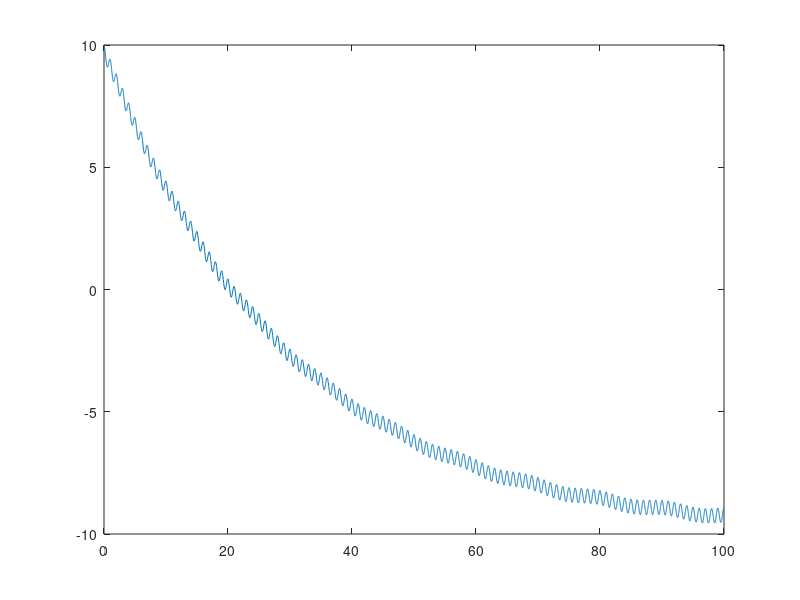

This figure's MATLAB source:
%%%%%%%%%%%%%% Constants given in the paper %%%%%%%%%%%%%%
tao1 = 122.63;
r = 0.62;
s = 1.97;
xi = 1.66e-3;
deltaw = 0.07;
zeta = 0.23;
tao2 = 30.37; 
eta = 86.9;
deltal = 5e-4;
ur0 = 10;
lambda0 = 0.75;
deltalambdaa = 2.25;
deltalambdas = 0.1; % No solar forcing if = 0
zt = 50; %km
g = 9.807; %m s-2
f0 = 1.26e-4; %per sec


%%%%%%%%%%%%%% Control Functions %%%%%%%%%%%%%%

lambda = @(t) lambda0 + deltalambdaa*sin(2*pi*t)+ deltalambdas*sin(pi*t/11)^2; %annual and solar cycles
lambdadot = @(t) 2*pi*deltalambdaa*cos(2*pi*t)+2*pi/11*deltalambdas*sin(pi*t/11)*cos(pi*t/11);
h = @(t) 0; %%%%%%%%%%%%%%%WHAT IS H
hdot = @(t) 0;

phi0 = @(t) g/f0*h(t);              
phi0dot = @(t) g/f0*hdot(t);
ur = @(t) ur0 - lambda(t)*zt/2;       % ur = ur0 - lambda*zt/2

%%%%%%%%%%%%%% Solve DE %%%%%%%%%%%%%%
f = @(t,a) [-a(1)/tao1 - r*a(2)+ s*a(2)*a(3) - xi*phi0(t) + deltaw*phi0dot(t);
    -a(2)/tao1 + r*a(1)- s*a(1)*a(3) - zeta*phi0(t)*a(3);
    -(a(3)-ur(t))/tao2 - eta*phi0(t)*a(2) - deltal*lambdadot(t);];
xt0 = [10,10,10];
[tspan,a] = ode45(f,[0 100],xt0);  
plot(tspan,a(:,3))
